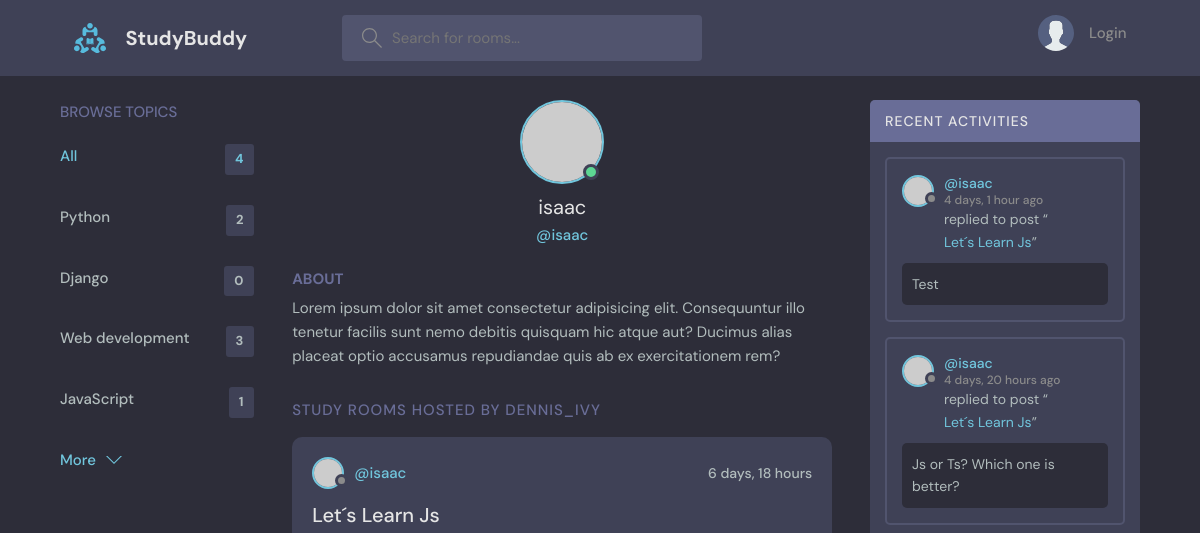
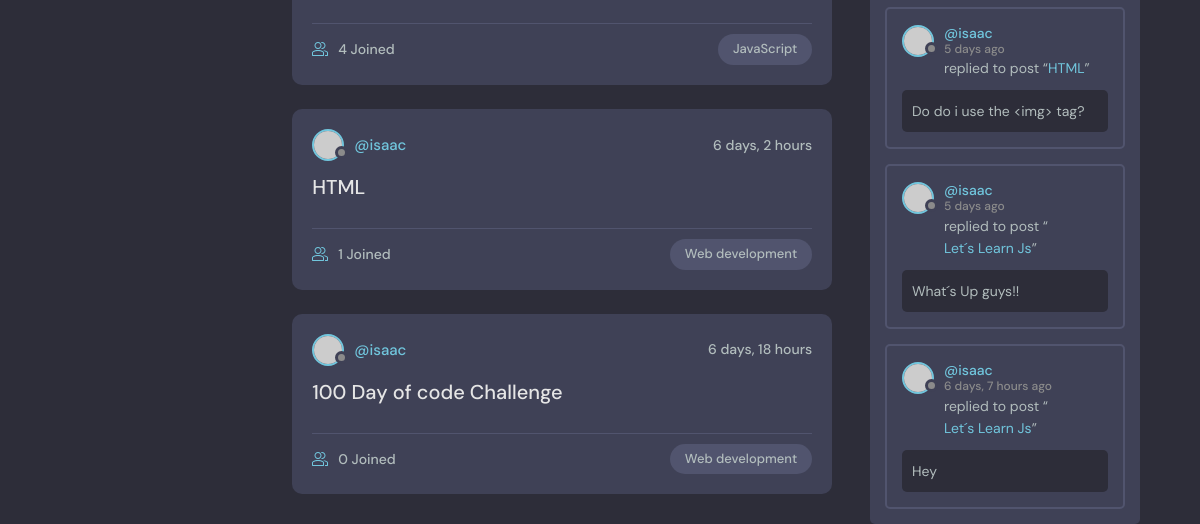
/profile/1/, run on an earlier commit of the app's database (2 pictures, top to bottom).
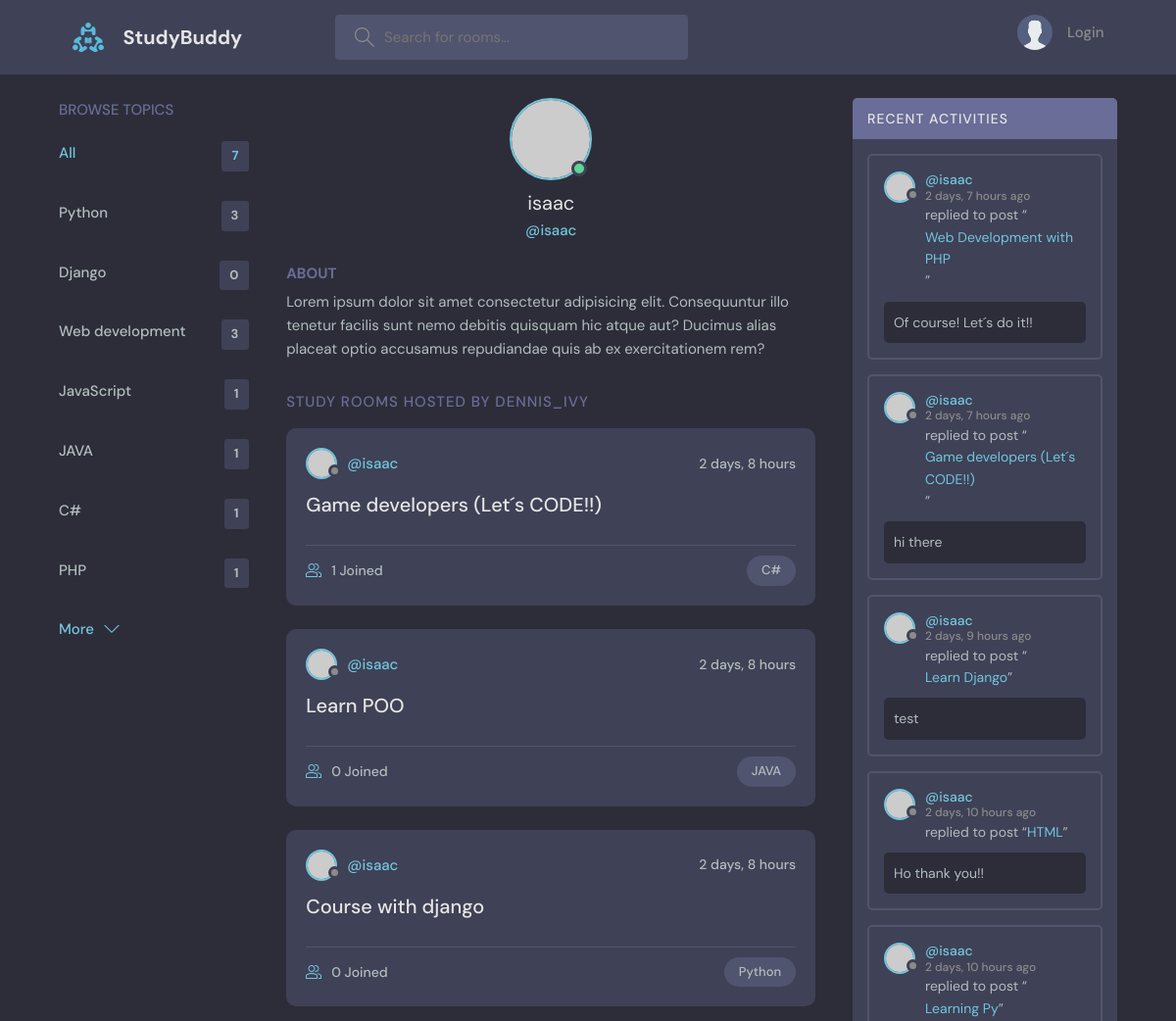
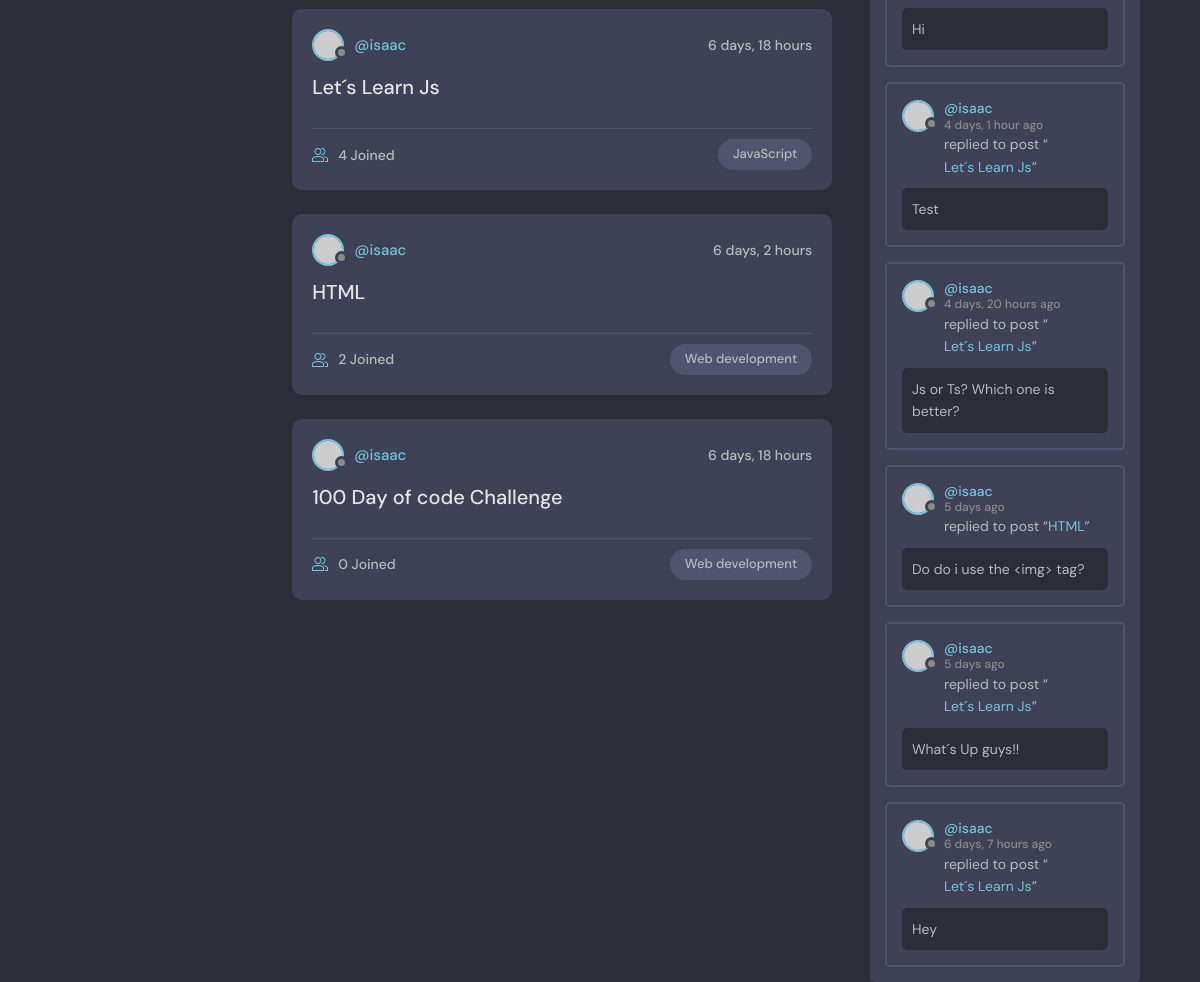
And on a later commit of the database (2 pictures, top to bottom).
### base/models.py (models this page shows, shortened)
class Topic(models.Model):
    name = models.CharField(max_length=200);

class Room(models.Model):
    host = models.ForeignKey(User, on_delete=models.SET_NULL, null=True);
    topic = models.ForeignKey(Topic, on_delete=models.SET_NULL, null=True);
    name = models.CharField(max_length=200);
    description = models.TextField(null=True, blank=True);
    participants = models.ManyToManyField(User, related_name='participants', blank=True);
    update = models.DateTimeField(auto_now=True);
    created = models.DateTimeField(auto_now_add=True);
    class Meta:
        ordering = ['-update', '-created'];

class Message(models.Model):
    user = models.ForeignKey(User, on_delete=models.CASCADE);
    room = models.ForeignKey(Room, on_delete=models.CASCADE);
    body = models.TextField();
    update = models.DateTimeField(auto_now=True);
    created = models.DateTimeField(auto_now_add=True);
    class Meta:
        ordering = ['-update', '-created'];

### base/views.py (the view)
# urls.py: path('profile/<str:pk>/', views.userProfile, name='user-profile'),
def userProfile(req, pk):
    user = User.objects.get(id=pk);
    room_messages = user.message_set.all();
    rooms = user.room_set.all();
    topics = Topic.objects.all();
    context = {
        'user': user,
        'rooms': rooms,
        'room_messages': room_messages,
        'topics': topics,
        };
    return render(req, 'base/profile.html', context);

### base/templates/base/profile.html (shortened to what this page needs)
{% extends 'index.html' %}
{% block content %}
  <main class="profile-page layout layout--3">
    <div class="container">
     {% include 'base/components/topics_component.html' %}
      <div class="roomList">
        <div class="profile">
          <div class="profile__avatar">
            <div class="avatar avatar--large active">
              <img src="https://randomuser.me/api/portraits/men/11.jpg" />
            </div>
          </div>
          <div class="profile__info">
            <h3>{{user.username}}</h3>
            <p>@{{user.username}}</p>
          </div>
          <div class="profile__about">
            <h3>About</h3>
            <p>
              Lorem ipsum dolor sit amet consectetur adipisicing elit. Consequuntur illo tenetur
              facilis sunt nemo debitis quisquam hic atque aut? Ducimus alias placeat optio
              accusamus repudiandae quis ab ex exercitationem rem?
            </p>
          </div>
        </div>
        <div class="roomList__header">
          <div>
            <h2>Study Rooms Hosted by dennis_ivy</a>
            </h2>
          </div>
        </div>
        {% include 'base/components/feed_component.html' %}
      </div>
      {% include 'base/components/activity_component.html' %}
    </div>
  </main>
{% endblock content %}

### templates/index.html (shortened to what this page needs)
<!DOCTYPE html>
{% load static %}
<html lang="en">
<head>
    <link rel="stylesheet" href="{% static 'styles/style.css' %}" />
</head>
<body>
    {% include 'navbar.html' %}
    {%  block content %}
    {%  endblock %}
</body>
</html>

### templates/navbar.html (shortened to what this page needs)
{% load static %}
<header class="header header--loggedIn">
  <div class="container">
    <a href="{% url 'home' %}" class="header__logo">
      <img src="{% static 'images/logo.svg' %}" />
      <h1>StudyBuddy</h1>
    </a>
    <form class="header__search" method="GET" action="{% url 'home' %}">
      <label>
        <input name="q" placeholder="Search for rooms..." type="text" />
      </label>
    </form>
    <nav class="header__menu">
      {% if request.user.is_authenticated %}
      <div class="header__user">
        <a href="{% url 'user-profile' user.id %}">
          <div class="avatar avatar--medium active">
            <img src="https://randomuser.me/api/portraits/men/37.jpg" />
          </div>
          <p>
            {{request.user.username}}<span>@{{request.user.username}}</span>
          </p>
        </a>
        <button class="dropdown-button">
          <svg
            version="1.1"
            xmlns="http://www.w3.org/2000/svg"
            width="32"
            height="32"
            viewBox="0 0 32 32"
          >
            <title>chevron-down</title>
            <path d="M16 21l-13-13h-3l16 16 16-16h-3l-13 13z"></path>
          </svg>
        </button>
      </div>
      {% else %}
      <a href="{% url 'login' %}">
        <img src="{% static 'images/avatar.svg' %}"/>
        <p>Login</p>
      </a>
      {% endif%}
    </nav>
  </div>
</header>

### base/templates/base/components/topics_component.html
<div class="topics">
  <div class="topics__header">
    <h2>Browse Topics</h2>
  </div>
  <ul class="topics__list">
    <li>
      <a href="{% url 'home'%}" class="active">All <span>{{topics.count}}</span></a>
    </li>
    {% for topic in topics %}
    <li>
      <div>
        <a href="{% url 'home' %}?q={{topic.name}}"">{{topic.name}}
          <span>{{topic.room_set.all.count}}</span>
        </a>
      </div>
      {% endfor %}
    </li>
  </ul>
  <a class="btn btn--link" href="#">
    More
    <svg version="1.1" xmlns="http://www.w3.org/2000/svg" width="32" height="32" viewBox="0 0 32 32">
      <title>chevron-down</title>
      <path d="M16 21l-13-13h-3l16 16 16-16h-3l-13 13z"></path>
    </svg>
  </a>
</div>

### base/templates/base/components/feed_component.html (shortened to what this page needs)
{% for room in rooms %}
<div class="roomListRoom">
  <div class="roomListRoom__header">
    <a href="{% url 'user-profile' room.host.id %}" class="roomListRoom__author">
      <div class="avatar avatar--small">
        <img src="https://randomuser.me/api/portraits/women/11.jpg" />
      </div>
      <span>@{{room.host.username}}</span>
    </a>
    <div class="roomListRoom__actions">
      <span>{{room.created|timesince}}</span>
    </div>
  </div>
  <div class="roomListRoom__content">
    <a href="{% url 'room' room.id %}">{{room.name}}</a>
  </div>
  <div class="roomListRoom__meta">
    <a href="{% url 'room' room.id %}" class="roomListRoom__joined">
      {{room.participants.all.count}} Joined
    </a>
    <p class="roomListRoom__topic">{{room.topic.name}}</p>
  </div>
</div>
{% endfor %}

### base/templates/base/components/activity_component.html (shortened to what this page needs)
<div class="activities">
  <div class="activities__header">
    <h2>Recent Activities</h2>
  </div>
  {% for message in room_messages %}
  <div class="activities__box">
    <div class="activities__boxHeader roomListRoom__header">
      <a
        href="{% url 'user-profile' message.user.id %}"
        class="roomListRoom__author"
      >
        <div class="avatar avatar--small">
          <img src="https://randomuser.me/api/portraits/women/11.jpg" />
        </div>
        <p>
          @{{message.user}}
          <span>{{message.created|timesince}} ago</span>
        </p>
      </a>
    </div>
    <div class="activities__boxContent">
      <p>
        replied to post “<a href="{% url 'room' message.room.id %}">{{message.room.name}}</a>”
      </p>
      <div class="activities__boxRoomContent">
        {{message.body}}
      </div>
    </div>
  </div>
  {% endfor %}
</div>

What changed in the data, as far as the page shows it:
computed for Topic "Python": room_set.all.count "2" → "3"
added Topic: name "JAVA", room_set.all.count "1"
added Topic: name "C#", room_set.all.count "1"
added Topic: name "PHP", room_set.all.count "1"
added Room: host.username "isaac", created "2 days, 8 hours", name "Game developers (Let´s CODE!!)", participants.all.count "1", topic.name "C#"
added Room: host.username "isaac", created "2 days, 8 hours", name "Learn POO", participants.all.count "0", topic.name "JAVA"
added Room: host.username "isaac", created "2 days, 8 hours", name "Course with django", participants.all.count "0", topic.name "Python"
computed for Room "HTML": participants.all.count "1" → "2"
added Message: user "isaac", created "2 days, 7 hours", room.name "Web Development with PHP", body "Of course! Let´s do it!!"
added Message: user "isaac", created "2 days, 7 hours", room.name "Game developers (Let´s CODE!!)", body "hi there"
added Message: user "isaac", created "2 days, 9 hours", room.name "Learn Django", body "test"
added Message: user "isaac", created "2 days, 10 hours", room.name "HTML", body "Ho thank you!!"
added Message: user "isaac", created "2 days, 10 hours", room.name "Learning Py", body "Hi"
Also different on the page:
{{ topics.count }}: "4" → "7"
